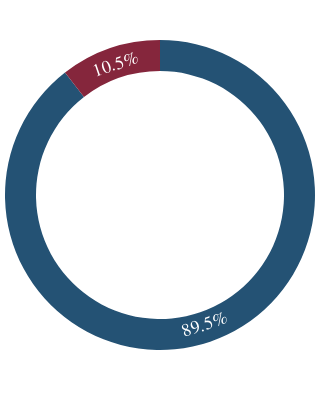

Notebook source saved alongside this figure:
### Code cell
#how many rewewed contracts?
#rew15 = df_client[df_client["date_renewal"].dt.date > dt.date(2015,1,1)]
#len(rew15) 2015-:> 14303 and 2016 -:> 903
#round(len(rew15)/len(df_client)*100,2) 
#97.93% = 91.75%(2015) + 6.18%(2016) & 8.25 (< 2015)
#how many renewed the contract in 2016 and churn at same year?
#round(len(df16)/len(df_client)*100,2) #6.18% renewed

#pies = {'Year': ['< 2015','2015','2016'], 'value': [8.25, 91.75, 6.18]} #donut chart
label = ['customer','churn']
value = round(df16['churn'].value_counts()/len(df16)*100,1) #95 churn people of 903 clients (7)

hovertemp = "<b>Class: </b> %{label} <br>"
hovertemp += "<b>Total: </b> %{value: .2f}%"

fig = go.Figure(go.Pie(labels=label, textfont_size= 18, values=value, hole=.8, hovertemplate=hovertemp))
fig.update_traces(textfont_family='Arial', marker_colors=['#245274','#85263c'], selector=dict(type='pie'), showlegend=True)
fig.update_layout(width=300, height=400, margin=dict(l=5,r=5,b=15,t=5,pad=4),
                   paper_bgcolor="white",
                   plot_bgcolor='white',
                   title_font_family="Arial",
                   title_font_color="#444",
                 showlegend=False)
fig.show()

#85263c - customer color
#245274 - churn color

### Figure 1 — Plotly figure (JSON) as saved in the notebook; plotly's stock layout.template omitted (floating-point values rounded to 4 significant figures)
{"data": [{"hole": 0.8, "hovertemplate": "<b>Class: </b> %{label} <br><b>Total: </b> %{value: .2f}%", "labels": ["customer", "churn"], "marker": {"colors": ["#245274", "#85263c"]}, "showlegend": true, "textfont": {"family": "Arial", "size": 18}, "type": "pie", "values": [89.5, 10.5]}], "layout": {"height": 400, "margin": {"b": 15, "l": 5, "pad": 4, "r": 5, "t": 5}, "paper_bgcolor": "white", "plot_bgcolor": "white", "showlegend": false, "title": {"font": {"color": "#444", "family": "Arial"}}, "width": 300}}
